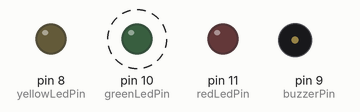
Bench run of a sketch on a simulated Arduino Uno, built with avr-gcc and run on an emulated ATmega328P. Shown: output pins drawn as LEDs (lit = HIGH), buzzer (waves = sounding, pin HIGH). Dashed ring = blinking.

Above: at 0.5 s.
Timing chart, 0 to 4.6 s (numbered marks = the images above):
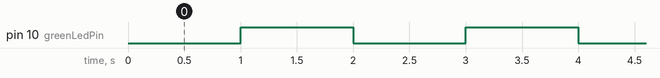

Measured:
- by itself, pin 10 (greenLedPin): alternates HIGH for 1.0 s and LOW for 1.0 s

The sketch:

Arduino_Relay_Code.ino
```cpp
// Include the required libraries
#include <Arduino.h>
#include <SPI.h>
#include "mcp_can.h"

//Can Bus CS pin using LONGAN library
const int SPI_CS_PIN = 17;

// Define the LED pin
const int greenLedPin  = 10;
const int redLedPin    = 11;
const int yellowLedPin = 8;
const int buzzerPin    = 9;

const int rotatingYellowPin    = A0;
const int RotatingYellowSwitch = A1;
// Define the blink rate in milliseconds
unsigned long slowBlinkRate = 1000; // Default slow blink rate is 1 second
unsigned long fastBlinkRate = 100; // Default fast blink rate is 0.05 second
unsigned long buzzerTime = 3000; // Default bbuzzer duration is 3 s
unsigned long canId = 0;
// Variables to track timing
unsigned long greenPreviousTime = 0;
bool greenLedState = false;
unsigned long redPreviousTime = 0;
bool redLedState = false;
unsigned long yellowPreviousTime = 0;
bool yellowLedState = false;
unsigned long buzzerPreviousTime = 0;
bool buzzerState = false;

unsigned long greenCurrentTime = 0;


MCP_CAN CAN(SPI_CS_PIN);   //Set CS Pin using SEEED Library

void setup() {
  // Initialize the LED pin as an output
  pinMode(redLedPin, OUTPUT);
  pinMode(greenLedPin, OUTPUT);
  pinMode(yellowLedPin, OUTPUT);
  pinMode(buzzerPin, OUTPUT);

  Serial.begin(115200);
  while (!Serial);
  while (CAN_OK != CAN.begin(CAN_500KBPS)) {
    Serial.println("CAN BUS FAIL!");
    delay(100);
  }
  // Serial.println("CAN BUS OK!");

}

void loop() {
  unsigned char len = 0;    //Variables which acquire Can-Bus message data
  unsigned char buf[8];
  unsigned char pastBuf[8];
  if (CAN_MSGAVAIL == CAN.checkReceive()) {  //Check if a CAN signal is available
    //attachInterrupt(digitalPinToInterrupt(SPI_CS_PIN), towerControl, FALLING);

    CAN.readMsgBuf(&len, buf);    // read data.  len = data length, buf = data buffer
    canId = CAN.getCanId();
    Serial.println("CAN Recieved - sending");
    displayCANData(buf, len, canId);
    towerControl(buf[0]);
    /*if(canId == XX) {
      //Type cast to int?
      towerControl(buf[0]);//Pass the Can message as an integer to towerControl to decide what function to perform
    }*/

  }
  else
  {
    // Serial.println("CAN NOT AVAILABLE");
    towerControl(0);
  }


}

void towerControl(int CAN_message) {
  switch(CAN_message) {
    case 0:
      slowGreenBlink();
      //Serial.println("Slow Green");
      break;
    case 1:
      slowRedBlink();
      //Serial.println("Slow Red");
      break;
    case 2:
      slowYellowBlink();
      //Serial.println("Slow Yellow");
      break;
    case 3:
      fastGreenBlink();
      //Serial.println("Fast Green");
      break;
    case 4:
      fastRedBlink();
      //Serial.println("Fast Red");
      break;
    case 5:
      fastYellowBlink();
      //Serial.println("Fast Yellow");
      break;
    case 6:
      slowRedBlink();
      fastYellowBlink();
      runBuzzerOnce();
      //Serial.println("Random case");
      break;
    case 7:
      //Insert light function here
      break;
    default:
      // Handle invalid CAN_message here if needed
      break;
  }
}

void shutDown(int pin_1, int pin_2, int pin_3) {
  turnOff(pin_1);
  turnOff(pin_2);
  turnOff(pin_3);
}

void slowRedBlink() {
  // Get the current time
  unsigned long redCurrentTime = millis();
  // Check if the desired blink rate has elapsed
  if (redCurrentTime - redPreviousTime >= slowBlinkRate) {
    // Update the previous time
    redPreviousTime = redCurrentTime;
    // Toggle the LED state
    redLedState = !redLedState;
    // Set the LED state
    if (redLedState) {
      turnOn(redLedPin);
    }
    else {
      turnOff(redLedPin);
    }
  }
}

void fastRedBlink() {
  unsigned long redCurrentTime = millis();
  if (redCurrentTime - redPreviousTime >= fastBlinkRate) {
    redPreviousTime = redCurrentTime;
    redLedState = !redLedState;
    if (redLedState) {
      turnOn(redLedPin);
    }
    else {
      turnOff(redLedPin);
    }
  }
}

void slowGreenBlink() {
  unsigned long greenCurrentTime = millis();
  if (greenCurrentTime - greenPreviousTime >= slowBlinkRate) {
    greenPreviousTime = greenCurrentTime;
    greenLedState = !greenLedState;
    if (greenLedState) {
      turnOn(greenLedPin);
    }
    else {
      turnOff(greenLedPin);
    }
  }
}

void fastGreenBlink() {
  unsigned long greenCurrentTime = millis();
  if (greenCurrentTime - greenPreviousTime >= fastBlinkRate) {
  greenPreviousTime = greenCurrentTime;
  greenLedState = !greenLedState;
  if (greenLedState) {
    turnOn(greenLedPin);
  }
    else {
    turnOff(greenLedPin);
  }

  }

}

void slowYellowBlink() {
  unsigned long yellowCurrentTime = millis();
  if (yellowCurrentTime - yellowPreviousTime >= slowBlinkRate) {
    yellowPreviousTime = yellowCurrentTime;
    yellowLedState = !yellowLedState;
    if (yellowLedState) {
      turnOn(yellowLedPin);
    }
    else {
      turnOff(yellowLedPin);
    }
  }
}

void fastYellowBlink() {
  unsigned long yellowCurrentTime = millis();
  if (yellowCurrentTime - yellowPreviousTime >= fastBlinkRate) {
    yellowPreviousTime = yellowCurrentTime;
    yellowLedState = !yellowLedState;
    if (yellowLedState) {
      turnOn(yellowLedPin);
    }
    else {
      turnOff(yellowLedPin);
    }
  }
}

void runBuzzerOnce(){//Lil Tricky to run once
  unsigned long buzzerCurrentTime = millis();
  if (buzzerCurrentTime - buzzerPreviousTime >= 3000) {
    buzzerPreviousTime = buzzerCurrentTime;
    buzzerState = !buzzerState;
    if (buzzerState) {
      turnOn(buzzerPin);
    }
    else {
      turnOff(buzzerPin);
    }
  }
}

void turnOn(int pin) {
  //analogWrite(pin, 255);
  digitalWrite(pin, HIGH);
}

void turnOff(int pin) {
    //analogWrite(pin, 0);
  digitalWrite(pin, LOW);
}


void displayCANData(unsigned char buffer[], unsigned char length, unsigned long id) {
  Serial.println("-----------------------------");  //Print the incoming data in Hexidicimal
  Serial.print("Here is the sender's id:");
  Serial.println(id, HEX);
  Serial.println("Here is the data:");

  for(int i = 0; i<length; i++){ // print the data in the buffer
    Serial.print(buffer[i]);
    Serial.print("\t");
  }
  Serial.println();
}
```
